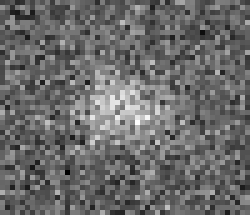
#> input picture data/Bead.tif, 50 x 43 px, found by its file name (shown 5 times larger)
$ python main.py
#> lines starting #> are read from the running program, lines starting #| are printed output that depends on the picture; after the words box and inside, x2 and y2 are one past the last pixel; in counts of white or black regions, pixels touching at a corner belong together
from PIL import Image, ImageSequence
import cv2
import numpy as np
import matplotlib.pyplot as plt

# PIXEL_SIZE = 16/200  # [um / pixel]
PIXEL_SIZE = 6.5 / 100
BLUR_SIZE = (5, 5)
MEDIAN_THRESHOLD = 91  # /255
BINARY_THRESHOLD = 11  # /255
FRAME_TIME = 500  # [ms]


def median_filter(image, size, subtract=False, **kwargs):
    background = cv2.medianBlur(image, size, **kwargs)
    if subtract:
        return subtract_uint(image, background)
    else:
        return background

def subtract_uint(a, b):
    return np.where(a > b, a-b, 0)

def imread_tif(filepath, as_gray=False):
    # Read an RGB .tiff file
#> called with filepath = 'bead.tif', as_gray = True
    movie = Image.open(filepath)
#> movie is the input picture: PIL image 50x43 I;16B; min 168, max 355, mean 246.4
    result = []
    for frame in ImageSequence.Iterator(movie):

        if as_gray:
            frame = frame.convert('L')

        result.append(frame)
#> this loop made 1 pass
#> pass 1, in imread_tif, `frame = frame.convert('L')`:
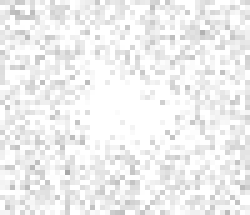
#> frame: PIL image 50x43 L (shown 5 times larger); min 168, max 255, mean 239.7
#> after the loop, result = 1 item
    movie = np.array(result)
    return movie

def measure_strand_length(gray):
    # Blur image to reduce noise
    blurred = cv2.GaussianBlur(gray, BLUR_SIZE, cv2.BORDER_DEFAULT)

    # Remove background by subtracting the local median
    bkgr = median_filter(blurred, MEDIAN_THRESHOLD, subtract=True)

    # Convert into a binary image
    _, thresh = cv2.threshold(bkgr, BINARY_THRESHOLD, 255, cv2.THRESH_BINARY)

    # Dilate and erode to repair small gaps in the DNA strand
    if True:
        src = thresh
        shape = cv2.MORPH_CROSS
        size = 4
        element = cv2.getStructuringElement(shape, (2*size+1, 2*size+1), (size, size))
        src = cv2.dilate(src, element)
        src = cv2.erode(src, element)
        thresh = src

    # Assume the largest white 'blob' is the DNA, and compute length in x-axis
    contours, _ = cv2.findContours(thresh, cv2.RETR_EXTERNAL, cv2.CHAIN_APPROX_SIMPLE)
    if not contours:  return 0
    contour = max(contours, key=cv2.contourArea)
    x = contour[:, 0, 0]
    length = (max(x) - min(x)) * PIXEL_SIZE
    return thresh, length

def process_tiff(movie):
    strand_lengths = []
    for frame in movie:
        frame, length = measure_strand_length(frame)
        strand_lengths.append(length)
        cv2.imshow('processed', frame)
        cv2.waitKey(1)
    return strand_lengths

def main(filename):
    movie = imread_tif(filename, as_gray=True)
    N = len(movie)
#> N = 1
    times = np.arange(N) * FRAME_TIME/1000
#> times = [0]

    strand_lengths = process_tiff(movie)
#> the loop in process_tiff, `for frame in movie:` made 1 pass
#> (shape in measure_strand_length, size in measure_strand_length, length) on pass 1: (1, 4, 1.24)
#> pass 1, in measure_strand_length, `blurred = cv2.GaussianBlur(gray, BLUR_SIZE, cv2.BORDER_DEFAULT)`:
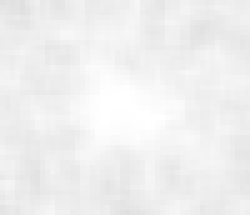
#> blurred: shape (43, 50) (shown 5 times larger); min 223, max 255, mean 239.8
#> pass 1, in measure_strand_length, `bkgr = median_filter(blurred, MEDIAN_THRESHOLD, subtract=True)`:
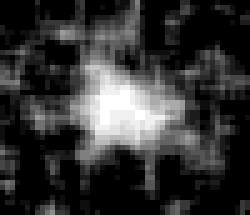
#> bkgr: shape (43, 50) (shown 5 times larger); min 0, max 18, mean 3.65; drawn with min black and max white
#> pass 1, in measure_strand_length, `_, thresh = cv2.threshold(bkgr, BINARY_THRESHOLD, 255, cv2.THRESH_BINA..`:
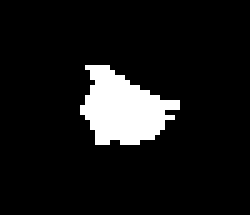
#> thresh: shape (43, 50) (shown 5 times larger); 9.2% white; 1 white region, box (x1, y1, x2, y2) and area: (16, 13, 36, 29) 197
#> after the loop in process_tiff, `for frame in movie:`: strand_lengths = [1.24]
#> strand_lengths = [1.24]

    print("Strand lengths for each frame:")
    for i, (time, length) in enumerate(zip(times, strand_lengths)):
        print(f"{i};{time:.2f};{length:.4f}")
#> this loop made 1 pass
#> (time, length) on pass 1: (0, 1.24)
#| 0;0.00;1.2350

    plt.plot(times, strand_lengths)
    plt.xlabel('time [s]')
    plt.ylabel('length [um]')
    plt.show()
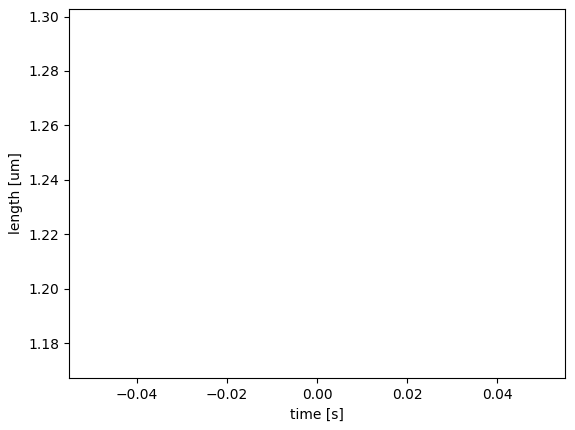
#> figure drawn by matplotlib, 1 panel

if __name__ == "__main__":

    filename = [
        'test.tif',
        'bead001.tif',
        'bead002.tif',
        "ARF dil1 10nM_85x88y_bead.tif" ,
        'ARF dil1 10nM_14x58y_bead.tif',
        "ARF dil1 10nM_44x66y_free.tif",
        "ARF dil1 10nM_65x38y_free.tif",
        "ARF dil1 10nM_68x101y_free.tif",
        "ARF dil1 10nM_98x61y_free.tif",
        "ARF dil1 10nM_111x95y_bead.tif",
        'ARF dil1 10nM_124x82y_free.tif',
        "ARF dil1 10nM_126x95y_bead.tif",
        "ARF dil1 10nM_146x75y_bead.tif",
        "Force extension 0-12.93 mbar_62x52y_free.tif",
        "Force extension 0-12.93 mbar_112x82y_free.tif",
        "Force extension 0-12.93 mbar_146x145y_free.tif",
        "Force extension 0-12.93 mbar_155x111y_bead.tif",
        "Force extension 0-12.93 mbar_157x132y_bead.tif",
        "Force extension 0-12.93 mbar_163x124y_bead.tif",
        "Force extension 0-12.93 mbar_170x200y_free.tif",
        "Force extension_ramp001_115x48y_bead.tif",
        "Force extension_ramp001_146x70y_bead.tif",
        "Force extension_ramp001_59x127y_bead.tif",
        "Force extension_ramp001_37x68y_free.tif",
        "Force extension_ramp001_41x84y_free.tif",
        "Force extension_ramp001_72x79y_free.tif",
        "bead.tif"
    ][26]


    main(filename=filename)
